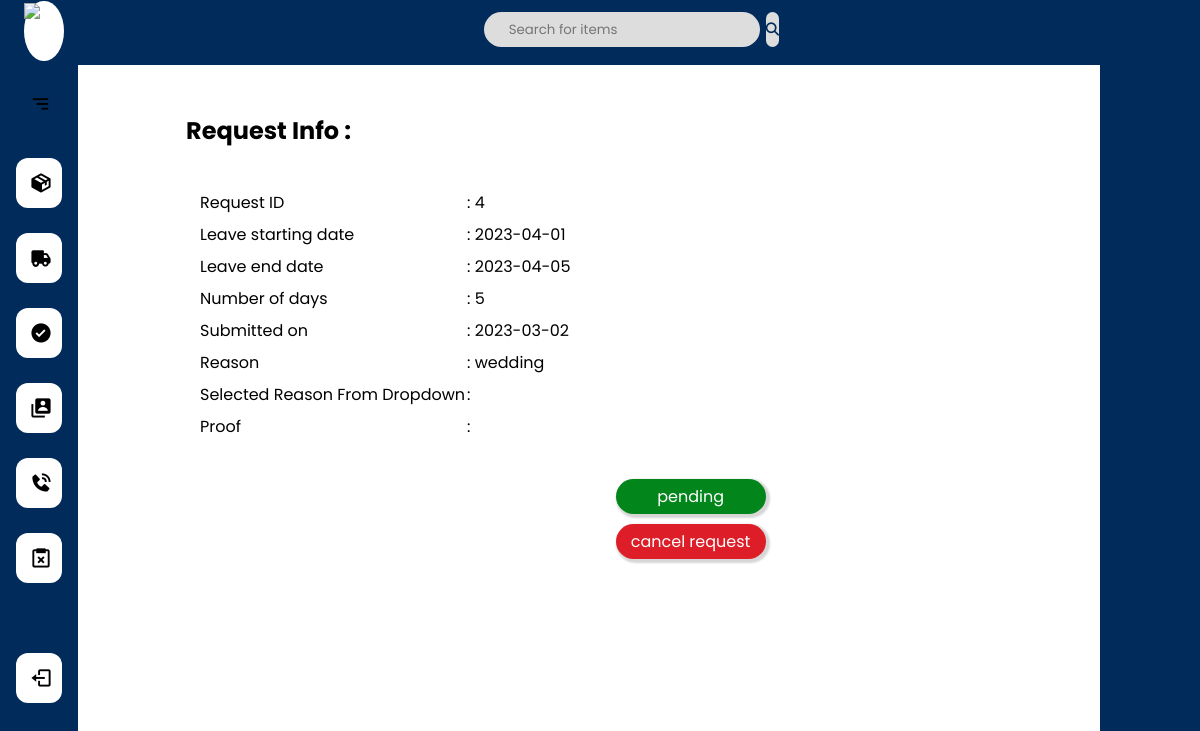
Page /delivery_person/view_req.php?req_id=4 (signed in) on the earlier database version.
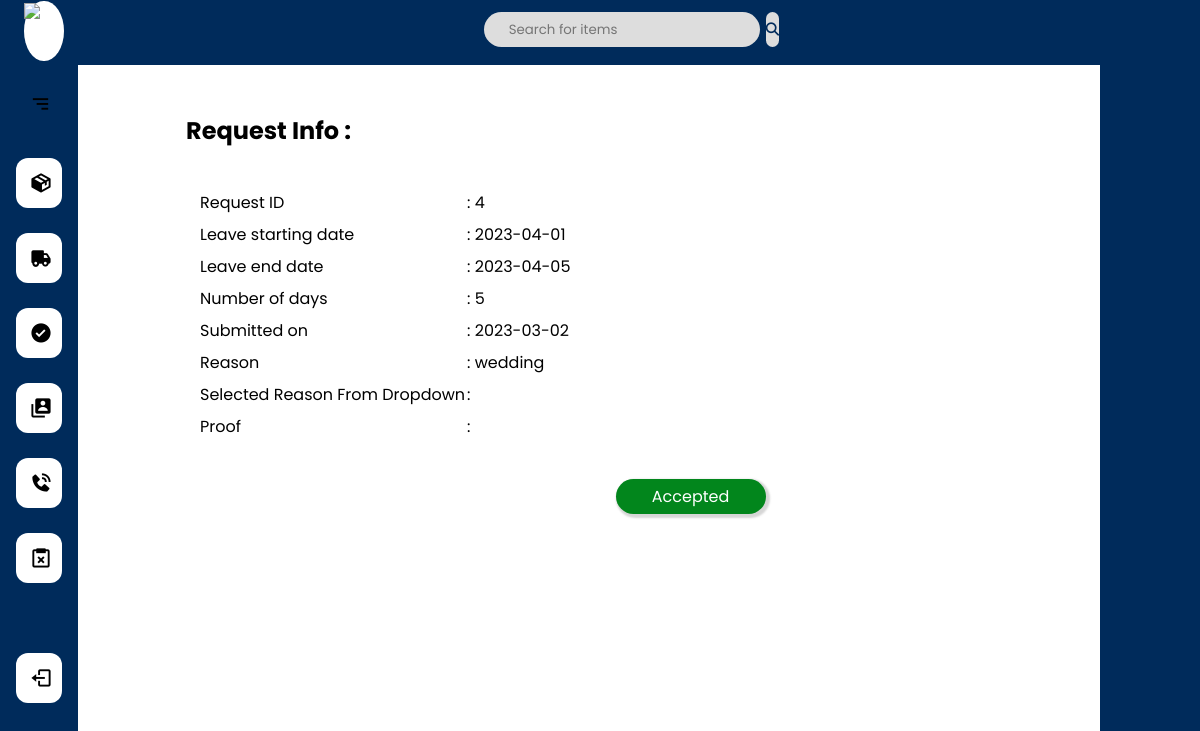
Same page on the later database version.
### tables this page shows
CREATE TABLE `leave_request` (
  `req_id` int(10) NOT NULL,
  `d_id` int(10) NOT NULL,
  `status` varchar(10) NOT NULL DEFAULT 'pending',
  `submit_date` date NOT NULL,
  `from_date` date NOT NULL,
  `to_date` date NOT NULL,
  `reason` text NOT NULL,
  `proof` blob NOT NULL
);

### delivery_person/view_req.php (the view, shortened to what this page needs)
<?php
require_once('navbar.php');
require_once('header.php');
?>
<!DOCTYPE html>
<html lang="en">
<head>
    <link rel="stylesheet" href="../css/delivery_person/view_req.css">
</head>
<body>
    <div class="content">
        <div class="topic"><h2 >Request Info :</h2></div>
        <div class="main_req">
            <?php
                $req_id = $_GET['req_id'];
                $stat="select * from leave_request where req_id ='$req_id'";
                $stat_result= mysqli_query($conn,$stat);
                $row_stat = mysqli_fetch_assoc($stat_result);
                $from_day = $row_stat['from_date'];
                $to_day = $row_stat['to_date'];
                $date1 = new DateTime($from_day);
                $date2 = new DateTime($to_day);
                $date3 = new DateTime($date2->format('Y-m-d') . ' +1 day');
                $difference = $date1->diff($date3);
            ?>
                <table class="req_detail">
                        <tr>
                            <td>Request ID </td><td>:   <?php echo $row_stat['req_id']; ?></td>
                        </tr>
                        <tr>
                            <td>Leave starting date </td><td>:   <?php echo $row_stat['from_date']; ?></td>
                        </tr>
                        <tr>
                            <td>Leave end date </td><td>:   <?php echo $row_stat['to_date']; ?></td>
                        </tr>
                        <tr>
                            <td>Number of days </td><td>:   <?php echo $difference->format('%a'); ?></td>
                        </tr>
                        <tr>
                            <td>Submitted on </td><td>:   <?php echo $row_stat['submit_date']; ?></td>
                        </tr>
                        <tr>
                            <td>Reason </td><td>:   <?php echo $row_stat['reason']; ?></td>
                        </tr>
                        <tr>
                            <td>Selected Reason From Dropdown</td><td>:   <?php echo $row_stat['selected_reason']; ?></td>
                        </tr>
                        <tr>
                            <td>Proof </td><td>: <img src="<?php echo $row_stat['proof']; ?>" alt="" class="proof"></td>
                        </tr>
                </table>
            <div class="status_btn">
            <?php
                    if($row_stat['status']=='pending')
                    {
            ?>
                    <button class="pending_req"><?php echo $row_stat['status'];?></button>
                    <button class="cancel_req" onclick="window.location.href='pro_cancel_req.php?req_id=<?php echo $row_stat['req_id']; ?>';">cancel request</button>
            <?php
                    }
                    elseif($row_stat['status']=='Accepted')
                    {
            ?>
                    <button class="accepted_req"><?php echo $row_stat['status'];?></button>
            <?php
                    }elseif($row_stat['status']=='Rejected')
                    {
            ?>
                    <button class="rejected_req"><?php echo $row_stat['status'];?></button>
            <?php
                    }
            ?>
            </div>
        </div>
    </div>
</body>
</html>

Differences in the rows shown:
changed leave_request "wedding": status "pending" → "Accepted"
Other differences:
text no longer shown: "cancel request"
